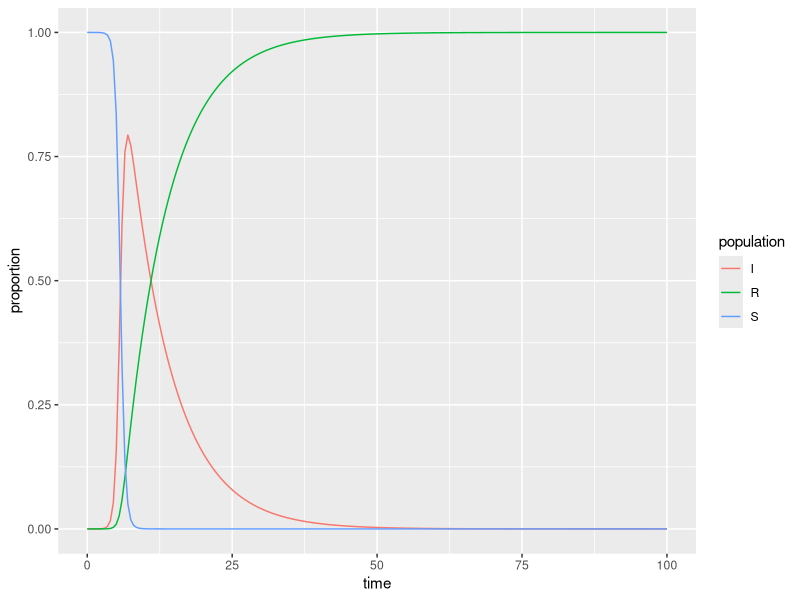

Source code (R):
## ---- chunk 1
knitr::opts_chunk$set(echo = TRUE)
library(tidyverse)
library(deSolve)
## ---- chunk 2
### Specify parameters

## Proportion in each compartment: Susceptible 0.999999, Infected 0.000001, Recovered 0 (these are directly from the example linked above)
init <- c(S = 1-1e-6, I = 1e-6, R = 0.0)

## beta: infection parameter; gamma: recovery parameter
#parameters <- c(beta = 2.316, gamma = 0.261)
parameters <- c(beta = 2.521, gamma = 0.132)

## Time frame
times      <- seq(0, 100, by = 0.5)
## ---- chunk 3
## Build the function with all 
sir <- function(time, init, parameters) {

  with(as.list(c(init, parameters)), {

    dS <- -beta * S * I
    dI <-  beta * S * I - gamma * I
    dR <-  gamma * I
    
    return(list(c(dS, dI, dR)))
  })
}
## ---- chunk 4
## Solve using `deSolve::ode()`
approximation <- ode(y = init, times = times, func = sir, parms = parameters)
## ---- chunk 5
## Get output into a data frame
approx_df <- as.data.frame(approximation)

## Pivot longer so R will do the work for us: 
approx_long <- approx_df %>% 
  pivot_longer(cols = S:R, names_to = "population", values_to = "proportion")

## ---- chunk 6
ggplot(data = approx_long, aes(x = time, y = proportion)) +
  geom_line(aes(color = population))
